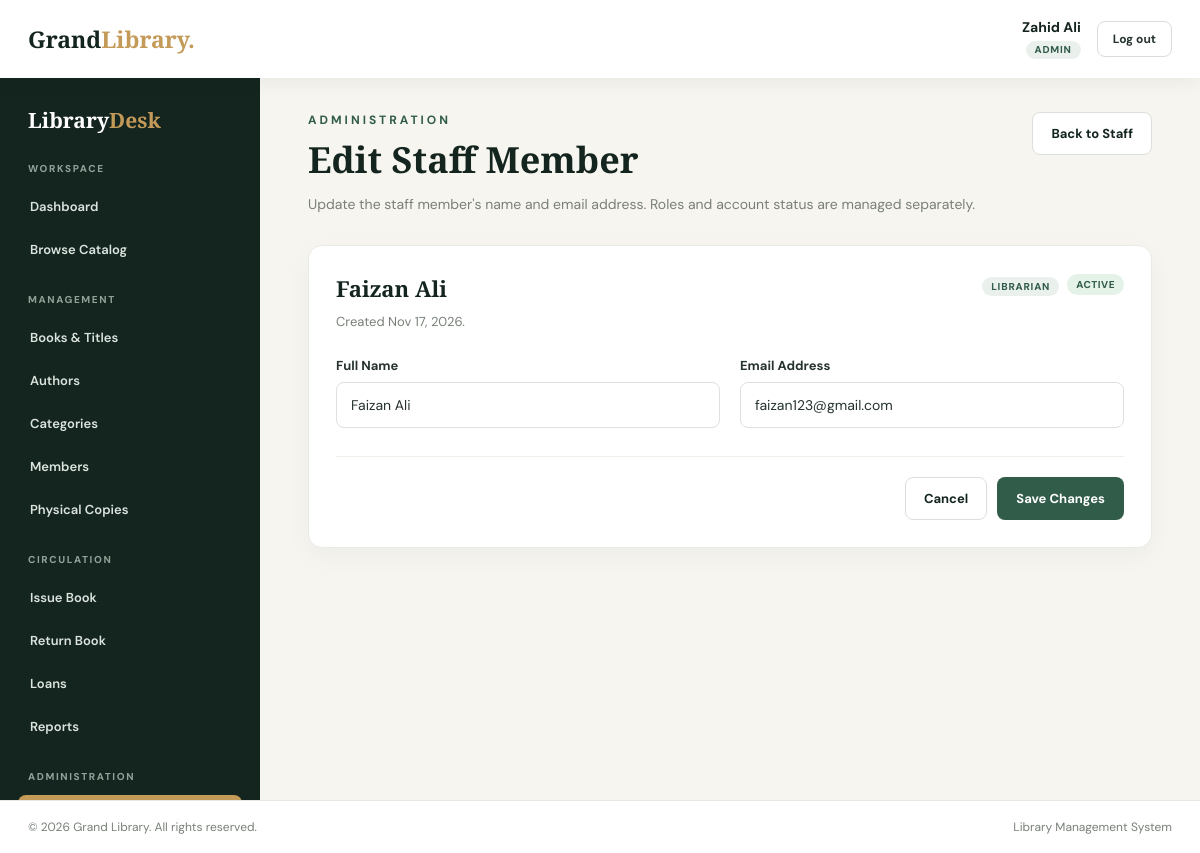
/staff/edit.php?id=81 (signed in), run on the app's committed database.
### tables this page shows
CREATE TABLE `users` (
  `id` int NOT NULL AUTO_INCREMENT,
  `name` varchar(100) NOT NULL,
  `email` varchar(150) NOT NULL,
  `password` varchar(255) NOT NULL,
  `role` enum('Admin','Librarian') NOT NULL DEFAULT 'Librarian',
  `status` enum('Active','Inactive') NOT NULL DEFAULT 'Active',
  `created_at` timestamp NULL DEFAULT CURRENT_TIMESTAMP,
  PRIMARY KEY (`id`),
  UNIQUE KEY `email` (`email`)
);

### includes/functions.php (called while the page is built, shortened)
<?php
function e($value): string
{
    return htmlspecialchars((string)$value, ENT_QUOTES | ENT_SUBSTITUTE, 'UTF-8');
}
function app_url(string $path = ''): string
{
    $documentRoot = isset($_SERVER['DOCUMENT_ROOT']) ? realpath($_SERVER['DOCUMENT_ROOT']) : false;
    $appRoot = realpath(dirname(__DIR__));
    $base = '';
    if ($documentRoot && $appRoot) {
        $docRoot = rtrim(str_replace('\\', '/', $documentRoot), '/');
        $rootPath = rtrim(str_replace('\\', '/', $appRoot), '/');
        if (stripos($rootPath, $docRoot) === 0) {
            $base = substr($rootPath, strlen($docRoot));
        }
    }
    $base = rtrim($base, '/');
    $path = ltrim($path, '/');
    return $base . '/' . $path;
}
function is_post(): bool
{
    return isset($_SERVER['REQUEST_METHOD']) && $_SERVER['REQUEST_METHOD'] === 'POST';
}
function get_value(string $key, string $default = ''): string
{
    $value = $_GET[$key] ?? $default;
    return is_string($value) ? trim($value) : $default;
}
function normalize_role(string $role): ?string
{
    if (strcasecmp($role, 'Admin') === 0) {
        return 'Admin';
    }
    return null;
}

### includes/auth.php (called while the page is built, shortened)
<?php
require_once __DIR__ . '/functions.php';
require_once __DIR__ . '/../config/db.php';
function current_user(): ?array
{
    $role = normalize_role((string)($_SESSION['user_role'] ?? ''));
    return [
        'id' => (int)$_SESSION['user_id'],
        'name' => (string)($_SESSION['user_name'] ?? ''),
        'role' => $role,
    ];
}
function require_login(): array
{
    $user = current_user();
    global $conn;
    $stmt = $conn->prepare('SELECT name, role, status FROM users WHERE id = ? LIMIT 1');
    $stmt->bind_param('i', $user['id']);
    if (!$stmt->execute()) {
        $stmt->close();
        logout_user();
        redirect(app_url('login.php'));
    }
    $row = $stmt->get_result()->fetch_assoc();
    $role = $row ? normalize_role((string)$row['role']) : null;
    return [
        'id' => $user['id'],
        'name' => (string)$row['name'],
        'role' => $role,
    ];
}
function require_staff(): array
{
    $user = require_login();
    return $user;
}
function require_admin(): array
{
    $user = require_staff();
    return $user;
}

### staff/edit.php (the view, shortened to what this page needs)
<?php
require_once __DIR__ . '/../includes/auth.php';
require_admin();
$idInput = is_post() ? post_value('id') : get_value('id');
$staffId = (int)$idInput;
$lookup = $conn->prepare('SELECT id, name, email, role, status, created_at FROM users WHERE id = ? LIMIT 1');
$lookup->bind_param('i', $staffId);
$lookup->execute();
$staffMember = $lookup->get_result()->fetch_assoc();
$name = (string)$staffMember['name'];
$email = (string)$staffMember['email'];
$createdLabel = $staffMember['created_at']
    ? date('M j, Y', strtotime($staffMember['created_at']))
    : '&mdash;';
$isActive = strcasecmp((string)$staffMember['status'], 'Active') === 0;
require_once __DIR__ . '/../includes/header.php';
require_once __DIR__ . '/../includes/sidebar.php';
?>
<section class="page-head">
    <div>
        <div class="eyebrow">Administration</div>
        <h1>Edit Staff Member</h1>
        <p>Update the staff member's name and email address. Roles and account status are managed separately.</p>
    </div>
    <a class="btn btn-secondary" href="<?php echo e(app_url('staff/index.php')); ?>">Back to Staff</a>
</section>
<section class="panel form-panel">
    <div class="panel-head">
        <div>
            <h2><?php echo e($staffMember['name']); ?></h2>
            <p class="panel-intro">Created <?php echo $createdLabel; ?>.</p>
        </div>
        <div class="detail-badges">
            <span class="role-badge"><?php echo e($staffMember['role']); ?></span>
            <span class="status-badge <?php echo $isActive ? 'status-active' : 'status-inactive'; ?>">
                <?php echo e($staffMember['status']); ?>
            </span>
        </div>
    </div>
    <form method="post" action="<?php echo e(app_url('staff/edit.php')); ?>">
        <div class="form-grid">
            <div class="form-group">
                <label for="name">Full Name</label>
                <input class="form-control" type="text" id="name" name="name"
                       value="<?php echo e($name); ?>" maxlength="100"
                       placeholder="Staff member name" autocomplete="name" required>
            </div>
            <div class="form-group">
                <label for="email">Email Address</label>
                <input class="form-control" type="email" id="email" name="email"
                       value="<?php echo e($email); ?>" maxlength="150"
                       placeholder="staff@example.com" autocomplete="email" required>
            </div>
        </div>
        <div class="form-actions">
            <a class="btn btn-secondary" href="<?php echo e(app_url('staff/index.php')); ?>">Cancel</a>
            <button type="submit" class="btn btn-primary">Save Changes</button>
        </div>
    </form>
</section>
<?php require_once __DIR__ . '/../includes/footer.php'; ?>

### includes/header.php (shortened to what this page needs)
<?php
require_once __DIR__ . '/auth.php';
$staff = current_user();
?>
<!DOCTYPE html>
<html lang="en">
<head>
    <link rel="stylesheet" href="<?php echo e(app_url('assets/tera.css')); ?>">
</head>
<body class="staff-body">
<header class="staff-topbar">
    <a class="logo staff-logo" href="<?php echo e(app_url('dashboard.php')); ?>">Grand<span>Library.</span></a>
    <div class="staff-user">
        <div class="staff-user-info">
            <div class="staff-user-name"><?php echo e($staff['name']); ?></div>
            <span class="role-badge"><?php echo e($staff['role']); ?></span>
        </div>
        <form method="post" action="<?php echo e(app_url('logout.php')); ?>" class="logout-form">
            <button type="submit" class="logout-btn">Log out</button>
        </form>
    </div>
</header>
<div class="staff-layout">

### assets/tera.css (style rules this page uses)
:root { --dark: #14251f; --green: #315c49; --gold: #c49a58; --cream: #f7f5ef; --white: #ffffff; --text: #26342d; --muted: #788078; }
* { margin: 0; padding: 0; box-sizing: border-box; }
html { scroll-behavior: smooth; }
body { font-family: 'DM Sans', sans-serif; background: var(--cream); color: var(--text); }
a { text-decoration: none; color: inherit; }
.logo { font-family: 'Playfair Display', serif; font-size: 25px; font-weight: 800; color: var(--dark); }
.logo span { color: var(--gold); }
.eyebrow { color: #d6b77e; text-transform: uppercase; letter-spacing: 3px; font-size: 12px; font-weight: 700; margin-bottom: 22px; }
.staff-body { min-height: 100vh; background: var(--cream); }
.staff-topbar { height: 78px; padding: 0 28px; background: var(--white); display: flex; align-items: center; gap: 18px; position: sticky; top: 0; z-index: 120; box-shadow: 0 3px 20px rgba(0,0,0,.06); }
.staff-logo { font-size: 23px; white-space: nowrap; }
.staff-user { margin-left: auto; display: flex; align-items: center; gap: 16px; }
.staff-user-info { text-align: right; line-height: 1.25; }
.staff-user-name { color: var(--dark); font-size: 14px; font-weight: 700; }
.role-badge { display: inline-block; margin-top: 4px; padding: 3px 9px; border-radius: 999px; background: #eaf1ec; color: var(--green); font-size: 10px; font-weight: 800; letter-spacing: .08em; text-transform: uppercase; vertical-align: middle; }
.logout-form { margin: 0; }
.logout-btn { border: 1px solid #d9ded9; background: transparent; color: var(--text); padding: 9px 15px; border-radius: 8px; font: 700 12px 'DM Sans', sans-serif; cursor: pointer; transition: .2s ease; }
.staff-layout { display: grid; grid-template-columns: 260px minmax(0, 1fr); min-height: calc(100vh - 78px); }
.page-head { display: flex; align-items: flex-start; justify-content: space-between; gap: 20px; flex-wrap: wrap; margin-bottom: 28px; }
.page-head .eyebrow { margin-bottom: 0; color: var(--green); }
.page-head h1 { margin: 7px 0 9px; color: var(--dark); font: 700 36px 'Playfair Display', serif; }
.page-head p { color: var(--muted); font-size: 14px; line-height: 1.7; }
.btn { display: inline-flex; align-items: center; justify-content: center; gap: 8px; padding: 12px 18px; border: 1px solid transparent; border-radius: 8px; font: 700 13px 'DM Sans', sans-serif; cursor: pointer; transition: .2s ease; white-space: nowrap; }
.btn-primary { background: var(--green); color: var(--white); }
.panel { padding: 27px; border: 1px solid #e9ebe5; border-radius: 14px; background: var(--white); box-shadow: 0 8px 24px rgba(20,37,31,.04); }
.panel h2 { color: var(--dark); font: 700 22px 'Playfair Display', serif; }
.panel-intro { margin-top: 8px; color: var(--muted); font-size: 13px; line-height: 1.7; }
.panel-head { display: flex; align-items: flex-start; justify-content: space-between; gap: 18px; flex-wrap: wrap; }
.panel-head h2 { margin: 0; }
.status-badge { display: inline-block; padding: 4px 9px; border-radius: 999px; font-size: 10px; font-weight: 800; letter-spacing: .05em; text-transform: uppercase; white-space: nowrap; }
.status-active { background: #e4f2e8; color: var(--green); }
.btn-secondary { border-color: #dbe0da; background: var(--white); color: var(--dark); }
.form-panel { max-width: 920px; }
.form-grid { display: grid; grid-template-columns: repeat(2, minmax(0, 1fr)); gap: 20px; margin-top: 24px; }
.form-group { min-width: 0; }
.form-group label { display: block; margin-bottom: 8px; color: var(--text); font-size: 13px; font-weight: 700; }
.form-control { width: 100%; padding: 13px 14px; border: 1px solid #dde2dc; border-radius: 8px; background: var(--white); color: var(--text); font: 400 14px 'DM Sans', sans-serif; transition: .2s ease; }
.form-actions { display: flex; align-items: center; justify-content: flex-end; gap: 10px; margin-top: 28px; padding-top: 20px; border-top: 1px solid #eef0ea; }
.detail-badges { display: flex; align-items: center; gap: 8px; flex-wrap: wrap; }

### data on the page
users: name "Zahid Ali", role "ADMIN"
users: name "Faizan Ali", created_at "Nov 17, 2026", role "LIBRARIAN", status "ACTIVE", email "faizan123@gmail.com"
